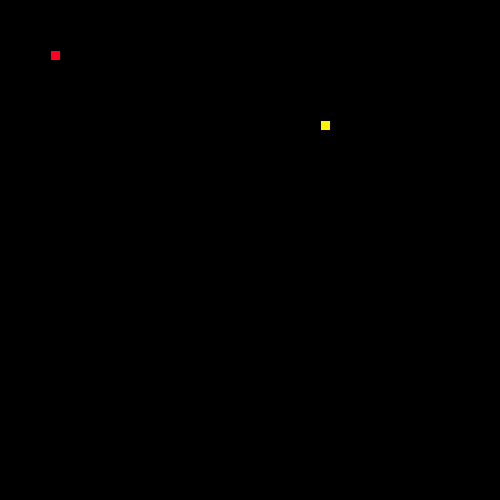
Frame 1 (no input)
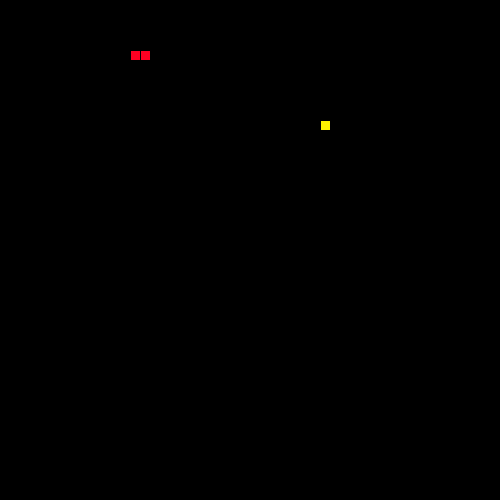
Frame 60 (the mouse pressed at the canvas centre just before this capture)
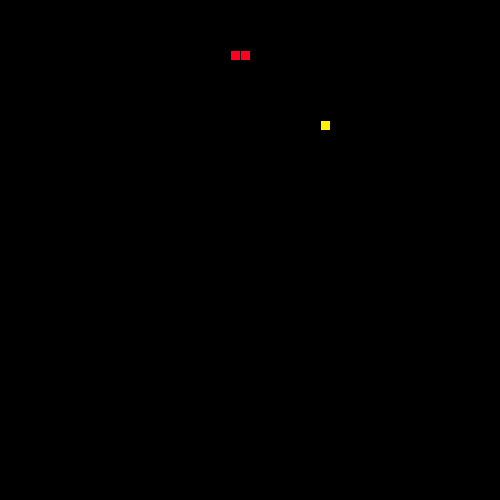
Frame 120 (the mouse held since frame 60 and released just before this capture)

The Processing sketch that drew these frames (run headless with seeded random() and noise(); from frame 60 on, the mouse is pressed at the canvas centre):

// Processing sketch: ProcessingSnake
// ── ProcessingSnake.pde
// 1. Follow the recipe instructions inside the Segment class.
// The Segment class will be used to represent each part of the moving snake.
class Segment {
  //2. Create x and y member variables to hold the location of each segment.
  // 3. Add a constructor with parameters to initialize each variable.
  private int x;
  private int y;
  
  Segment(int x, int y){
    this.x = x;
    this.y = y;
  }
  // 4. Add getter and setter methods for both the x and y member variables.
public int getX(){
   return x;
}
void setX(int a){
  x = a;
}
public int getY(){
  return y;
}
void setY(int b){
  y = b;
}
}
// 5. Create (but do not initialize) a Segment variable to hold the head of the Snake
Segment head;
// 6. Create and initialize a String to hold the direction of your snake e.g. "up"
String dir = "right";
// 7. Create and initialize a variable to hold how many pieces of food the snake has eaten.
// give it a value of 1 to start.
int pofe = 1;
// 8. Create and initialize foodX and foodY variables to hold the location of the food.
// (Hint: use the random method to set both the x and y to random locations within the screen size (500 by 500).)
//int foodX = ((int)random(50)*10);
int foodX = ((int)random(50)*10);
int foodY = ((int)random(50)*10);
void setup() {
  // 9. Set the size of your sketch (500 by 500).
  size(500, 500);
  // 10. initialize your head to a new segment.
head = new Segment(50,50);
  // 11. Use the frameRate(int rate) method to set the rate to 20.
  frameRate(20);
}
void draw() {
  background(0);
  //12. Call the manageTail, drawFood, drawSnake, move, and collision methods.
  manageTail();
  drawFood();
  drawSnake();
  move();
  collision();
}
// 13. Complete the drawFood method below. (Hint: each piece of food should be a 10 by 10 rectangle).
void drawFood() {
  fill(255,243,0);
  rect(foodX,foodY,10,10);
}
//14. Draw the snake head (use a 10 by 10 rectangle)
void drawSnake() {
  fill(255,0,34);
  rect(head.x,head.y,10,10);
  //test your code
}
// 15. Complete the move method below.
void move() {
  // 16. Using a switch statement, make your snake head move by 10 pixels in the correct direction.
  //This is an incomplete switch statement:
  switch(dir) {
  case "up":
   head.y = head.y-10;
    break;
  case "down":
    head.y = head.y+10;
    break;
  case "left":
     head.x = head.x-10;
    break;
  case "right":
     head.x = head.x+10; 
    break;
  }
  // 17. Call the checkBoundaries method to make sure the snake head doesn't go off the screen.
checkBoundaries();
}
// 18. Complete the keyPressed method below. Use if statements to set your direction variable depending on what key is pressed.
void keyPressed() {
  if(key == CODED){
    if(keyCode == UP){
      dir = "up";
    }
  
    else if(keyCode == DOWN){
      dir = "down";
    }
 
    else if(keyCode == LEFT){
      dir = "left";
    }
    else{
      dir = "right";
    }
  }
}
// 19. check if your head is out of bounds (teleport your snake head to the other side).
void checkBoundaries() {
  if(head.x ==0){
    head.x = 500;
  }
  else if(head.x == 500){
    head.x = 0;
  }
  else if(head.y == 0){
    head.y = 500;
  }
  else if(head.y==500){
    head.y=0;
  }
}
//20. Make sure that the key for your current direction’s opposite doesn’t work(i.e. If you’re going up, down key shouldn’t work)

// 21. Complete the missing parts of the collision method below.
void collision() {
  // If the segment is colliding with a piece of food...
     // Increase the amount of food eaten and set foodX and foodY to new random locations.
if(head.x == foodX && head.y == foodY){
  pofe = pofe++;
  foodX = ((int)random(50)*10);
  foodY = ((int)random(50)*10);
}
}

/**

 ** Part 2: making the tail (the rest of the snake)
 **/
//  1. Create and initialize an ArrayList of Segments. (This will be your snake tail!)
ArrayList <Segment> list = new ArrayList<Segment>();
// 2. Complete the missing parts of the manageTail method below and call it in the draw method.
void manageTail() {
  //Call the drawTail and checkTailCollision methods.
drawTail();
checkTailCollision();
  // Add a new Segment to your ArrayList that has the same X and Y as the head of your snake.
list.add(new Segment(head.x,head.y));
  // To keep your tail the right length:
  // while the tail size is greater than the number of food pieces eaten, remove the first Segment in your tail.
while(list.size()>pofe){
  list.remove(0);
}
}

void drawTail() {
    // Draw a 10 by 10 rectangle for each Segment in your snake ArrayList.
    for(Segment s:list){
     rect(s.x,s.y,10,10);
    }
}
// 3. Complete the missing parts of the bodyCollision method below.
void checkTailCollision() {

  // If your head has the same location as one of your segments...
  for(Segment s: list){
    if(head.x==s.x && head.y==s.y){
      pofe=1;
    } 
  }
}
  // reset your food variable
  //Call this method at the beginning of your manageTail method.
